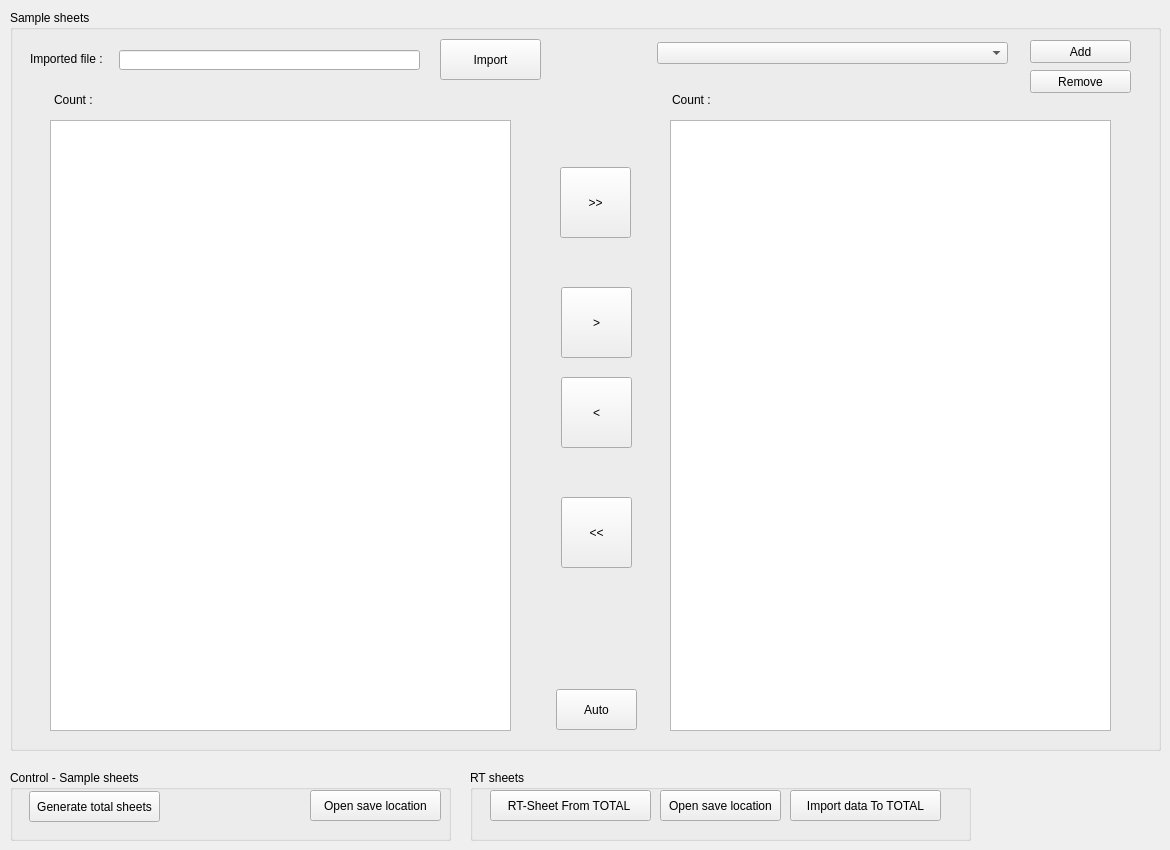
    <widget class="QWidget" name="sheets">
     <attribute name="title">
      <string>Sheets</string>
     </attribute>
     <widget class="QGroupBox" name="groupBox_7">
      <property name="geometry">
       <rect>
        <x>10</x>
        <y>770</y>
        <width>441</width>
        <height>71</height>
       </rect>
      </property>
      <property name="title">
       <string>Control - Sample sheets</string>
      </property>
      <widget class="QPushButton" name="btn_open_sheets">
       <property name="geometry">
        <rect>
         <x>300</x>
         <y>20</y>
         <width>131</width>
         <height>31</height>
        </rect>
       </property>
       <property name="text">
        <string>Open save location</string>
       </property>
      </widget>
      <widget class="QPushButton" name="btn_generate_totalsheets">
       <property name="geometry">
        <rect>
         <x>19</x>
         <y>21</y>
         <width>131</width>
         <height>31</height>
        </rect>
       </property>
       <property name="text">
        <string>Generate total sheets</string>
       </property>
      </widget>
     </widget>
     <widget class="QGroupBox" name="groupBox_6">
      <property name="geometry">
       <rect>
        <x>10</x>
        <y>10</y>
        <width>1151</width>
        <height>741</height>
       </rect>
      </property>
      <property name="title">
       <string>Sample sheets</string>
      </property>
      <widget class="QLabel" name="Import_3">
       <property name="geometry">
        <rect>
         <x>20</x>
         <y>41</y>
         <width>91</width>
         <height>16</height>
        </rect>
       </property>
       <property name="text">
        <string>Imported file : </string>
       </property>
      </widget>
      <widget class="QPushButton" name="btn_import_raw_sample">
       <property name="geometry">
        <rect>
         <x>430</x>
         <y>29</y>
         <width>101</width>
         <height>41</height>
        </rect>
       </property>
       <property name="text">
        <string>Import</string>
       </property>
      </widget>
      <widget class="QLineEdit" name="line_import_raw_sample">
       <property name="geometry">
        <rect>
         <x>109</x>
         <y>40</y>
         <width>301</width>
         <height>20</height>
        </rect>
       </property>
       <property name="readOnly">
        <bool>true</bool>
       </property>
      </widget>
      <widget class="QPushButton" name="btn_remove_category">
       <property name="geometry">
        <rect>
         <x>1020</x>
         <y>60</y>
         <width>101</width>
         <height>23</height>
        </rect>
       </property>
       <property name="text">
        <string>Remove</string>
       </property>
      </widget>
      <widget class="QPushButton" name="btn_add_category">
       <property name="geometry">
        <rect>
         <x>1020</x>
         <y>30</y>
         <width>101</width>
         <height>23</height>
        </rect>
       </property>
       <property name="text">
        <string>Add</string>
       </property>
      </widget>
      <widget class="QComboBox" name="combo_category">
       <property name="geometry">
        <rect>
         <x>647</x>
         <y>32</y>
         <width>351</width>
         <height>22</height>
        </rect>
       </property>
       <property name="currentText">
        <string/>
       </property>
       <property name="currentIndex">
        <number>-1</number>
       </property>
      </widget>
      <widget class="QPushButton" name="btn_move">
       <property name="geometry">
        <rect>
         <x>551</x>
         <y>277</y>
         <width>71</width>
         <height>71</height>
        </rect>
       </property>
       <property name="text">
        <string>&gt;</string>
       </property>
      </widget>
      <widget class="QPushButton" name="btn_remove">
       <property name="geometry">
        <rect>
         <x>551</x>
         <y>367</y>
         <width>71</width>
         <height>71</height>
        </rect>
       </property>
       <property name="text">
        <string>&lt;</string>
       </property>
      </widget>
      <widget class="QPushButton" name="btn_remove_all">
       <property name="geometry">
        <rect>
         <x>551</x>
         <y>487</y>
         <width>71</width>
         <height>71</height>
        </rect>
       </property>
       <property name="text">
        <string>&lt;&lt;</string>
       </property>
      </widget>
      <widget class="QPushButton" name="btn_move_all">
       <property name="geometry">
        <rect>
         <x>550</x>
         <y>157</y>
         <width>71</width>
         <height>71</height>
        </rect>
       </property>
       <property name="text">
        <string>&gt;&gt;</string>
       </property>
      </widget>
      <widget class="QListWidget" name="list_sample_all">
       <property name="geometry">
        <rect>
         <x>40</x>
         <y>110</y>
         <width>461</width>
         <height>611</height>
        </rect>
       </property>
       <property name="selectionMode">
        <enum>QAbstractItemView::ExtendedSelection</enum>
       </property>
      </widget>
      <widget class="QListWidget" name="list_sample_partial">
       <property name="geometry">
        <rect>
         <x>660</x>
         <y>110</y>
         <width>441</width>
         <height>611</height>
        </rect>
       </property>
       <property name="selectionMode">
        <enum>QAbstractItemView::MultiSelection</enum>
       </property>
      </widget>
      <widget class="QLabel" name="count1">
       <property name="geometry">
        <rect>
         <x>44</x>
         <y>84</y>
         <width>56</width>
         <height>12</height>
        </rect>
       </property>
       <property name="text">
        <string>Count : </string>
       </property>
      </widget>
      <widget class="QLabel" name="label_count_sample_all">
       <property name="geometry">
        <rect>
         <x>103</x>
         <y>84</y>
         <width>56</width>
         <height>12</height>
        </rect>
       </property>
       <property name="text">
        <string/>
       </property>
      </widget>
      <widget class="QLabel" name="count1_2">
       <property name="geometry">
        <rect>
         <x>662</x>
         <y>84</y>
         <width>56</width>
         <height>12</height>
        </rect>
       </property>
       <property name="text">
        <string>Count : </string>
       </property>
      </widget>
      <widget class="QLabel" name="label_count_sample_partial">
       <property name="geometry">
        <rect>
         <x>721</x>
         <y>84</y>
         <width>56</width>
         <height>12</height>
        </rect>
       </property>
       <property name="text">
        <string/>
       </property>
      </widget>
      <widget class="QPushButton" name="btn_auto_classification">
       <property name="geometry">
        <rect>
         <x>546</x>
         <y>679</y>
         <width>81</width>
         <height>41</height>
        </rect>
       </property>
       <property name="text">
        <string>Auto</string>
       </property>
      </widget>
     </widget>
     <widget class="QGroupBox" name="groupBox_16">
      <property name="geometry">
       <rect>
        <x>470</x>
        <y>770</y>
        <width>501</width>
        <height>71</height>
       </rect>
      </property>
      <property name="title">
       <string>RT sheets</string>
      </property>
      <widget class="QPushButton" name="btn_generate_RT_sheet_from_totalsheet">
       <property name="geometry">
        <rect>
         <x>20</x>
         <y>20</y>
         <width>161</width>
         <height>31</height>
        </rect>
       </property>
       <property name="text">
        <string>RT-Sheet From TOTAL </string>
       </property>
      </widget>
      <widget class="QPushButton" name="btn_import_RT">
       <property name="geometry">
        <rect>
         <x>320</x>
         <y>20</y>
         <width>151</width>
         <height>31</height>
        </rect>
       </property>
       <property name="text">
        <string>Import data To TOTAL</string>
       </property>
      </widget>
      <widget class="QPushButton" name="btn_open_RT">
       <property name="geometry">
        <rect>
         <x>190</x>
         <y>20</y>
         <width>121</width>
         <height>31</height>
        </rect>
       </property>
       <property name="text">
        <string>Open save location</string>
       </property>
      </widget>
     </widget>
    </widget>
